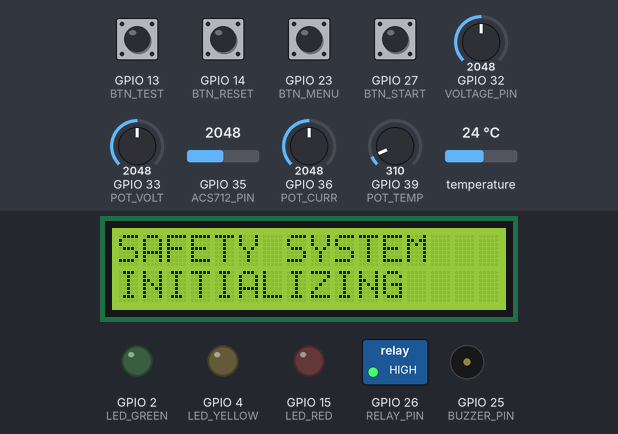
Bench run of a sketch on a simulated ESP32. Parts: 16×2 character LCD, switched loads named in the sketch (green lamp = pin HIGH), output pins drawn as LEDs (lit = HIGH), buzzer (waves = sounding, pin HIGH). Inputs (shaded band) come from the test bench; at power-on: GPIO 13 (BTN_TEST), GPIO 14 (BTN_RESET), GPIO 23 (BTN_MENU), GPIO 27 (BTN_START) HIGH, GPIO 32 (VOLTAGE_PIN) = 2048, GPIO 33 (POT_VOLT) = 2048, GPIO 35 (ACS712_PIN) = 2048, GPIO 36 (POT_CURR) = 2048, GPIO 39 (POT_TEMP) = 310, temperature 24 °C (analog values on the 0–4095 scale). What the sketch prints to the serial monitor is not drawn.

Above: at 0.2 s.
At 3.3 s:
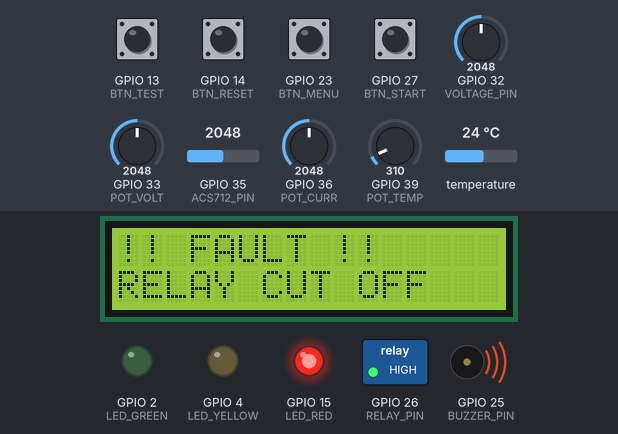
3.4 s: GPIO 13 (BTN_TEST) pulled LOW for 0.15 s
5.0 s: GPIO 14 (BTN_RESET) pulled LOW for 0.15 s
6.6 s: GPIO 23 (BTN_MENU) pulled LOW for 0.15 s
8.2 s: GPIO 27 (BTN_START) pulled LOW for 0.15 s
Timing chart, 0 to 10.8 s (numbered marks = the images above; inputs shaded):
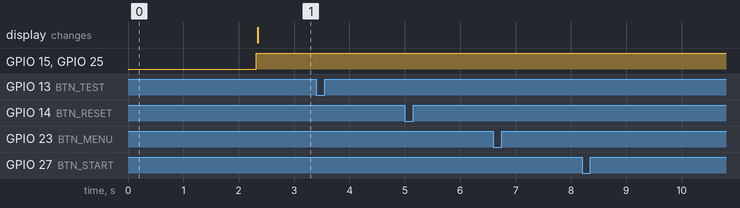

The sketch:

safe_charging_esp32.ino
```cpp
#include <Wire.h>
#include <LiquidCrystal_I2C.h>
#include <OneWire.h>
#include <DallasTemperature.h>


// =====================================================
// LCD
// =====================================================

LiquidCrystal_I2C lcd(0x27, 16, 2);


// =====================================================
// PYNQ UART
// =====================================================

// UART2
// GPIO16 = RX2
// GPIO17 = TX2

HardwareSerial PYNQUART(2);


// =====================================================
// SENSOR PINS
// =====================================================

const int DS18B20_PIN = 19;
const int ACS712_PIN  = 35;
const int VOLTAGE_PIN = 32;


// =====================================================
// FAULT POTENTIOMETERS
// =====================================================

const int POT_VOLT = 33;
const int POT_CURR = 36;   // VP
const int POT_TEMP = 39;   // VN


// =====================================================
// OUTPUTS
// =====================================================

const int RELAY_PIN  = 26;
const int BUZZER_PIN = 25;

const int LED_GREEN  = 2;
const int LED_YELLOW = 4;
const int LED_RED    = 15;


// =====================================================
// BUTTONS
// =====================================================

const int BTN_START = 27;
const int BTN_RESET = 14;
const int BTN_TEST  = 13;
const int BTN_MENU  = 23;


// =====================================================
// DS18B20
// =====================================================

OneWire oneWire(DS18B20_PIN);
DallasTemperature temperatureSensor(&oneWire);


// =====================================================
// ACS712 CALIBRATION
// =====================================================

// Your measured zero-current value
const float ACS_ZERO_MV = 1749.5;

// ACS712 5A sensitivity
const float ACS_SENSITIVITY = 185.0;

// External divider correction
const float ACS_DIVIDER_FACTOR = 1.5;


// =====================================================
// SAFETY THRESHOLDS
// =====================================================

const float MAX_VOLTAGE = 5.5;
const float MAX_CURRENT = 7.5;

const float TEMP_WARNING    = 32.0;
const float MAX_TEMPERATURE = 40.0;

const int FAULT_POT_LIMIT = 90;


// =====================================================
// SYSTEM VARIABLES
// =====================================================

bool systemRunning = false;
bool faultLatched = false;
bool manualFault = false;

bool tempSensorFault = false;

unsigned long lastSample = 0;
unsigned long lastLCD = 0;
unsigned long lastUART = 0;

float voltage = 0;
float current = 0;
float temperature = 0;
float power = 0;

int potV = 0;
int potI = 0;
int potT = 0;


// =====================================================
// SETUP
// =====================================================

void setup() {

  // ===================================================
  // USB SERIAL MONITOR
  // ===================================================

  Serial.begin(115200);


  // ===================================================
  // PYNQ UART
  // ===================================================

  // GPIO16 = RX2
  // GPIO17 = TX2

  PYNQUART.begin(
    115200,
    SERIAL_8N1,
    16,
    17
  );


  // ===================================================
  // ADC
  // ===================================================

  analogReadResolution(12);

  analogSetPinAttenuation(
    ACS712_PIN,
    ADC_11db
  );

  analogSetPinAttenuation(
    VOLTAGE_PIN,
    ADC_11db
  );

  analogSetPinAttenuation(
    POT_VOLT,
    ADC_11db
  );

  analogSetPinAttenuation(
    POT_CURR,
    ADC_11db
  );

  analogSetPinAttenuation(
    POT_TEMP,
    ADC_11db
  );


  // ===================================================
  // DS18B20
  // ===================================================

  temperatureSensor.begin();

  // 10-bit resolution
  temperatureSensor.setResolution(10);


  // ===================================================
  // OUTPUTS
  // ===================================================

  pinMode(RELAY_PIN, OUTPUT);
  pinMode(BUZZER_PIN, OUTPUT);

  pinMode(LED_GREEN, OUTPUT);
  pinMode(LED_YELLOW, OUTPUT);
  pinMode(LED_RED, OUTPUT);


  // ===================================================
  // BUTTONS
  // ===================================================

  pinMode(BTN_START, INPUT_PULLUP);
  pinMode(BTN_RESET, INPUT_PULLUP);
  pinMode(BTN_TEST, INPUT_PULLUP);
  pinMode(BTN_MENU, INPUT_PULLUP);


  // ===================================================
  // SAFE STARTUP
  // ===================================================

  // Relay module is active LOW
  // HIGH = relay OFF

  digitalWrite(RELAY_PIN, HIGH);

  digitalWrite(BUZZER_PIN, LOW);

  digitalWrite(LED_GREEN, LOW);
  digitalWrite(LED_YELLOW, LOW);
  digitalWrite(LED_RED, LOW);


  // ===================================================
  // LCD
  // ===================================================

  Wire.begin(21, 22);

  lcd.init();
  lcd.backlight();

  lcd.clear();

  lcd.setCursor(0, 0);
  lcd.print("SAFETY SYSTEM");

  lcd.setCursor(0, 1);
  lcd.print("INITIALIZING");

  delay(2000);


  // ===================================================
  // SERIAL START MESSAGE
  // ===================================================

  Serial.println();
  Serial.println("==============================");
  Serial.println(" ADAPTER SAFETY CONTROLLER");
  Serial.println("==============================");

  Serial.println("DS18B20 INITIALIZED");
  Serial.println("PYNQ UART INITIALIZED");
  Serial.println("TX2 = GPIO17");
  Serial.println("RX2 = GPIO16");
}


// =====================================================
// READ SENSORS
// =====================================================

void readSensors() {

  // ===================================================
  // DS18B20 TEMPERATURE
  // ===================================================

  temperatureSensor.requestTemperatures();

  float dsTemperature =
      temperatureSensor.getTempCByIndex(0);

  if (dsTemperature == DEVICE_DISCONNECTED_C) {

    tempSensorFault = true;
    temperature = -127.0;

  } else {

    tempSensorFault = false;
    temperature = dsTemperature;
  }


  // ===================================================
  // VOLTAGE SENSOR
  // ===================================================

  float sensorVoltage =
      analogReadMilliVolts(VOLTAGE_PIN) / 1000.0;

  // Common 0-25V module ≈ 5:1
  voltage = sensorVoltage * 5.0;


  // ===================================================
  // ACS712
  // ===================================================

  float acs_mV =
      analogReadMilliVolts(ACS712_PIN);

  float difference =
      acs_mV - ACS_ZERO_MV;

  // Convert ESP32-side voltage difference
  // back to ACS712 sensor output difference

  float sensorDifference =
      difference * ACS_DIVIDER_FACTOR;

  current =
      sensorDifference / ACS_SENSITIVITY;

  // Direction is not important for this prototype
  current = abs(current);


  // ===================================================
  // POWER
  // ===================================================

  power = voltage * current;


  // ===================================================
  // FAULT POTS
  // ===================================================

  potV = map(
    analogRead(POT_VOLT),
    0,
    4095,
    0,
    100
  );

  potI = map(
    analogRead(POT_CURR),
    0,
    4095,
    0,
    100
  );

  potT = map(
    analogRead(POT_TEMP),
    0,
    4095,
    0,
    100
  );
}


// =====================================================
// SAFETY CHECK
// =====================================================

void safetyCheck() {

  bool voltageFault =
      voltage > MAX_VOLTAGE;

  bool currentFault =
      current > MAX_CURRENT;

  bool temperatureFault =
      temperature > MAX_TEMPERATURE;

  // DS18B20 disconnected
  bool sensorFault =
      tempSensorFault;

  bool potVoltageFault =
      potV >= FAULT_POT_LIMIT;

  bool potCurrentFault =
      potI >= FAULT_POT_LIMIT;

  bool potTemperatureFault =
      potT >= FAULT_POT_LIMIT;

  bool anyFault =
      voltageFault ||
      currentFault ||
      temperatureFault ||
      sensorFault ||
      potVoltageFault ||
      potCurrentFault ||
      potTemperatureFault ||
      manualFault;

  if (anyFault) {

    faultLatched = true;
  }
}


// =====================================================
// OUTPUT CONTROL
// =====================================================

void updateOutputs() {

  // ===================================================
  // FAULT
  // ===================================================

  if (faultLatched) {

    // Relay OFF
    digitalWrite(RELAY_PIN, HIGH);

    digitalWrite(LED_GREEN, LOW);
    digitalWrite(LED_YELLOW, LOW);
    digitalWrite(LED_RED, HIGH);

    digitalWrite(BUZZER_PIN, HIGH);

    return;
  }


  // ===================================================
  // SYSTEM NOT STARTED
  // ===================================================

  if (!systemRunning) {

    digitalWrite(RELAY_PIN, HIGH);

    digitalWrite(LED_GREEN, LOW);
    digitalWrite(LED_YELLOW, LOW);
    digitalWrite(LED_RED, LOW);

    digitalWrite(BUZZER_PIN, LOW);

    return;
  }


  // ===================================================
  // WARNING
  // ===================================================

  bool warning =
      temperature >= TEMP_WARNING ||
      potV >= 70 ||
      potI >= 70 ||
      potT >= 70;

  if (warning) {

    // Relay remains ON during warning
    digitalWrite(RELAY_PIN, LOW);

    digitalWrite(LED_GREEN, LOW);
    digitalWrite(LED_YELLOW, HIGH);
    digitalWrite(LED_RED, LOW);

    digitalWrite(BUZZER_PIN, LOW);

    return;
  }


  // ===================================================
  // NORMAL
  // ===================================================

  digitalWrite(RELAY_PIN, LOW);

  digitalWrite(LED_GREEN, HIGH);
  digitalWrite(LED_YELLOW, LOW);
  digitalWrite(LED_RED, LOW);

  digitalWrite(BUZZER_PIN, LOW);
}


// =====================================================
// LCD
// =====================================================

void updateLCD() {

  if (millis() - lastLCD < 2000)
    return;

  lastLCD = millis();

  lcd.clear();


  // ===================================================
  // SENSOR FAULT
  // ===================================================

  if (tempSensorFault) {

    lcd.setCursor(0, 0);
    lcd.print("TEMP SENSOR ERR");

    lcd.setCursor(0, 1);
    lcd.print("RELAY CUT OFF");

    return;
  }


  // ===================================================
  // SYSTEM FAULT
  // ===================================================

  if (faultLatched) {

    lcd.setCursor(0, 0);
    lcd.print("!! FAULT !!");

    lcd.setCursor(0, 1);
    lcd.print("RELAY CUT OFF");

    return;
  }


  // ===================================================
  // SYSTEM NOT STARTED
  // ===================================================

  if (!systemRunning) {

    lcd.setCursor(0, 0);
    lcd.print("SYSTEM READY");

    lcd.setCursor(0, 1);
    lcd.print("Press START");

    return;
  }


  // ===================================================
  // NORMAL MONITORING
  // ===================================================

  lcd.setCursor(0, 0);

  lcd.print("V:");
  lcd.print(voltage, 2);

  lcd.print(" I:");
  lcd.print(current, 2);

  lcd.setCursor(0, 1);

  lcd.print("T:");
  lcd.print(temperature, 1);

  lcd.print(" P:");
  lcd.print(power, 1);
}


// =====================================================
// BUTTONS
// =====================================================

void checkButtons() {

  // ===================================================
  // START
  // ===================================================

  if (digitalRead(BTN_START) == LOW) {

    systemRunning = true;

    Serial.println("SYSTEM STARTED");

    delay(300);
  }


  // ===================================================
  // RESET
  // ===================================================

  if (digitalRead(BTN_RESET) == LOW) {

    faultLatched = false;
    manualFault = false;

    Serial.println("FAULT RESET");

    delay(300);
  }


  // ===================================================
  // MANUAL FAULT TEST
  // ===================================================

  if (digitalRead(BTN_TEST) == LOW) {

    manualFault = true;

    Serial.println("MANUAL FAULT TEST");

    delay(300);
  }


  // ===================================================
  // MENU
  // ===================================================

  if (digitalRead(BTN_MENU) == LOW) {

    Serial.println("MENU BUTTON");

    delay(300);
  }
}


// =====================================================
// UART DATA FOR PYNQ
// =====================================================
void sendToPYNQ() {

    int voltage_mV =
        (int)(voltage * 1000.0);

    int current_mA =
        (int)(current * 1000.0);

    int temperature_centi =
        (int)(temperature * 100.0);

    PYNQUART.print("V=");
    PYNQUART.print(voltage_mV);

    PYNQUART.print(",I=");
    PYNQUART.print(current_mA);

    PYNQUART.print(",T=");
    PYNQUART.print(temperature_centi);

    PYNQUART.print(",F=");
    PYNQUART.print(faultLatched ? 1 : 0);

    PYNQUART.print(",S=");
    PYNQUART.println(tempSensorFault ? 0 : 1);
}

void sendToDashboardSerial() {
    int voltage_mV = (int)(voltage * 1000.0);
    int current_mA = (int)(current * 1000.0);
    int temperature_centi = (int)(temperature * 100.0);

    Serial.print("V=");
    Serial.print(voltage_mV);

    Serial.print(",I=");
    Serial.print(current_mA);

    Serial.print(",T=");
    Serial.print(temperature_centi);

    Serial.print(",PV=");
    Serial.print(potV);

    Serial.print(",PI=");
    Serial.print(potI);

    Serial.print(",PT=");
    Serial.print(potT);

    Serial.print(",F=");
    Serial.print(faultLatched ? 1 : 0);

    Serial.print(",S=");
    Serial.println(tempSensorFault ? 0 : 1);
}

void loop() {

  checkButtons();

  if (millis() - lastSample >= 500) {
    lastSample = millis();

    readSensors();
    safetyCheck();
    updateOutputs();

    sendToDashboardSerial();
}
  updateLCD();

  sendToPYNQ();
}
```

Measured:
- after the input at 3.4 s, every drawn part: stays the same
- after the input at 5.0 s, every drawn part: stays the same
- after the input at 6.6 s, every drawn part: stays the same
- after the input at 8.2 s, every drawn part: stays the same
